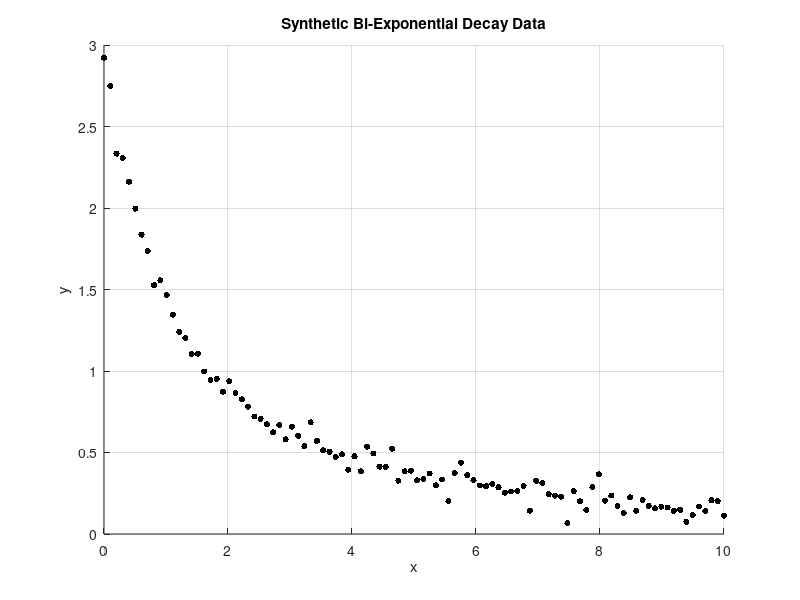

This chart was generated by the following MATLAB code: (Note: this script raises an error after producing the figure.)
% --- Test Function for Variational Laplace: Bi-Exponential Decay ---

% Ground truth parameters
a1_true = 2.0;
b1_true = 1.2;
a2_true = 1.0;
b2_true = 0.2;

% Generate input data
x = linspace(0, 10, 100)';

% Generate synthetic data with noise
rng(1);
y_clean = a1_true * exp(-b1_true * x) + a2_true * exp(-b2_true * x);
noise = 0.05 + 0.05 * randn(size(x));  % slight heteroscedasticity
y = y_clean + noise .* randn(size(x));

% Plot raw data
figure;
scatter(x, y, 20, 'k', 'filled');
xlabel('x'); ylabel('y');
title('Synthetic Bi-Exponential Decay Data');
grid on;

% Define model function: f(m) = a1 * exp(-b1*x) + a2 * exp(-b2*x)
f = @(m) m(1) * exp(-m(2) * x) + m(3) * exp(-m(4) * x);  % [a1, b1, a2, b2]

% Initial guess
m0 = [1.5; 0.5; 0.8; 0.1];

% Prior covariance (diagonal)
S0 = diag([1, 0.1, 1, 0.05]);

% Fit using your VL routine
[m_est, V_est, D_est, logL, iter, sigma2_est, allm] = fitVariationalLaplaceThermo(y, f, m0, S0, 50, 1e-6);

% Predictions from estimated parameters
y_pred = f(m_est);

% Plot results
figure; hold on;
scatter(x, y, 20, 'k', 'filled', 'DisplayName', 'Observed');
plot(x, y_clean, 'b--', 'LineWidth', 2, 'DisplayName', 'Ground Truth');
plot(x, y_pred, 'r-', 'LineWidth', 2, 'DisplayName', 'VL Fit');
xlabel('x'); ylabel('y');
legend('Location', 'best');
title('Bi-Exponential Fit using Variational Laplace');
grid on;

% Plot prior vs posterior marginals
S_post_diag = (V_est*V_est') + D_est;
S_prior_diag = diag(S0);
xRangeFactor = 3;
numParams = length(m_est);

figure;
for i = 1:numParams
    x_vals = linspace(m0(i) - xRangeFactor * sqrt(S_prior_diag(i)), ...
                      m0(i) + xRangeFactor * sqrt(S_prior_diag(i)), 100);
    y_prior = normpdf(x_vals, m0(i), sqrt(S_prior_diag(i)));

    x_vals_post = linspace(m_est(i) - xRangeFactor * sqrt(S_post_diag(i)), ...
                           m_est(i) + xRangeFactor * sqrt(S_post_diag(i)), 100);
    y_post = normpdf(x_vals_post, m_est(i), sqrt(S_post_diag(i)));

    subplot(2,2,i);
    plot(x_vals, y_prior, 'b--', 'LineWidth', 2, 'DisplayName', 'Prior');
    hold on;
    plot(x_vals_post, y_post, 'r-', 'LineWidth', 2, 'DisplayName', 'Posterior');
    xlabel(['Parameter ', num2str(i)]);
    ylabel('Density');
    title(['Prior vs. Posterior for Param ', num2str(i)]);
    legend;
    grid on;
end
sgtitle('Bi-Exponential Model: Prior vs Posterior Marginals');
